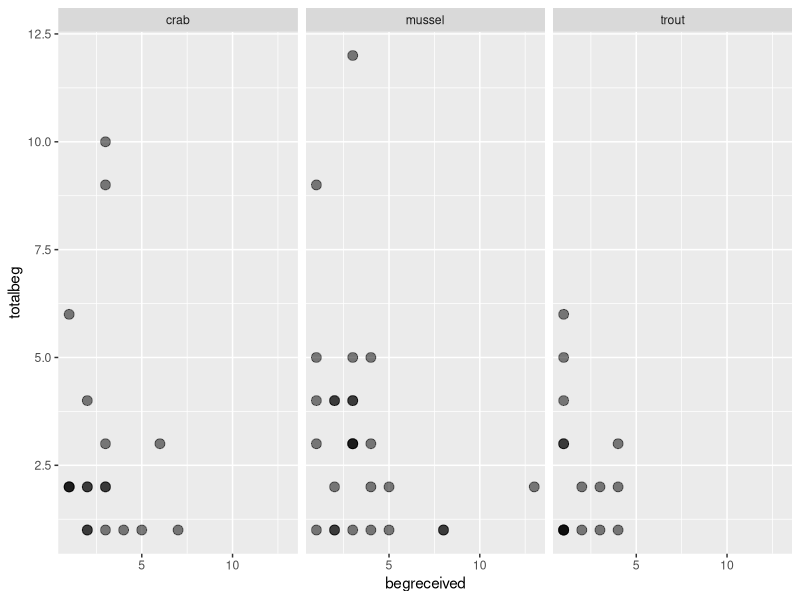

This chart was generated by the following R code:
## ---- chunk 1
library(dplyr)
library(ggplot2)
## ---- chunk 2
otter_data <- read.csv("../data/Bowden-ParryOtterdata.csv")
head(otter_data)
## ---- chunk 3
begging <-   
  otter_data %>%
  filter(begreceived > 0, totalbeg > 0) %>% 
  select(foodtype, totalbeg, begreceived)

knitr::kable(head(begging))
## ---- chunk 4
ggplot(begging, aes(x = begreceived, y = totalbeg)) +
  geom_point(size = 3, alpha = 0.5) +
  facet_wrap(~foodtype)
  
## ---- chunk 5
